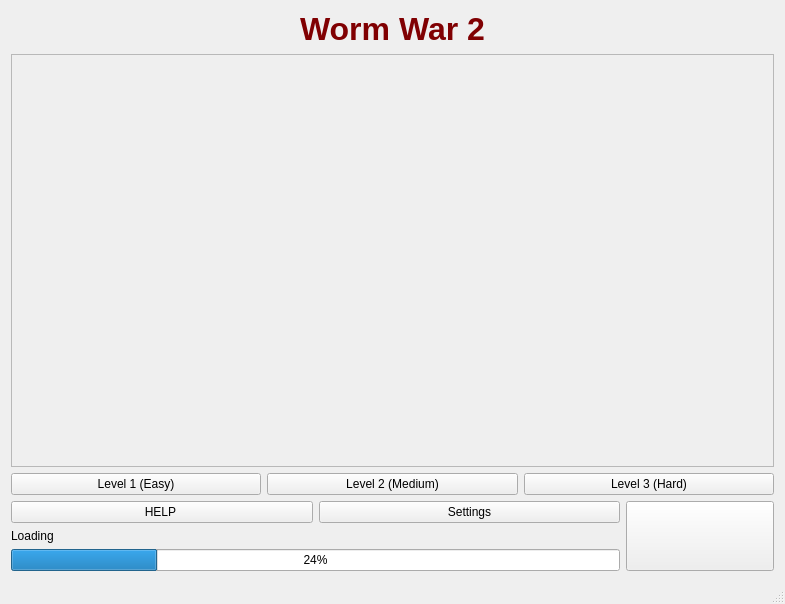
<?xml version="1.0" encoding="UTF-8"?>
<ui version="4.0">
 <class>MainWindow</class>
 <widget class="QMainWindow" name="MainWindow">
  <property name="geometry">
   <rect>
    <x>0</x>
    <y>0</y>
    <width>785</width>
    <height>604</height>
   </rect>
  </property>
  <property name="windowTitle">
   <string>MainWindow</string>
  </property>
  <property name="styleSheet">
   <string notr="true">background-color: rgb(102, 204, 255)0 0 0 0 stretch stretch</string>
  </property>
  <widget class="QWidget" name="centralWidget">
   <layout class="QGridLayout" name="gridLayout_6">
    <item row="3" column="0">
     <widget class="QFrame" name="frame">
      <property name="sizePolicy">
       <sizepolicy hsizetype="Expanding" vsizetype="Expanding">
        <horstretch>0</horstretch>
        <verstretch>0</verstretch>
       </sizepolicy>
      </property>
      <property name="styleSheet">
       <string notr="true">border-image:url(:/Images/menu/ww2.png) 0 0 0 0 stretch stretch </string>
      </property>
      <property name="frameShape">
       <enum>QFrame::StyledPanel</enum>
      </property>
      <property name="frameShadow">
       <enum>QFrame::Raised</enum>
      </property>
     </widget>
    </item>
    <item row="4" column="0">
     <layout class="QGridLayout" name="gridLayout_4">
      <item row="0" column="4">
       <widget class="QPushButton" name="Easy">
        <property name="text">
         <string>Level 1 (Easy)</string>
        </property>
       </widget>
      </item>
      <item row="0" column="6">
       <widget class="QPushButton" name="Hard">
        <property name="sizePolicy">
         <sizepolicy hsizetype="Minimum" vsizetype="Maximum">
          <horstretch>0</horstretch>
          <verstretch>0</verstretch>
         </sizepolicy>
        </property>
        <property name="text">
         <string>Level 3 (Hard)</string>
        </property>
       </widget>
      </item>
      <item row="0" column="5">
       <widget class="QPushButton" name="Medium">
        <property name="text">
         <string>Level 2 (Medium)</string>
        </property>
       </widget>
      </item>
     </layout>
    </item>
    <item row="0" column="0">
     <widget class="QLabel" name="label">
      <property name="text">
       <string>&lt;html&gt;&lt;head/&gt;&lt;body&gt;&lt;p align=&quot;center&quot;&gt;&lt;span style=&quot; font-size:24pt; font-weight:600; color:#800002;&quot;&gt;Worm War 2&lt;/span&gt;&lt;/p&gt;&lt;/body&gt;&lt;/html&gt;</string>
      </property>
     </widget>
    </item>
    <item row="5" column="0">
     <layout class="QGridLayout" name="gridLayout_5">
      <item row="0" column="1" colspan="2">
       <widget class="QPushButton" name="Help">
        <property name="sizePolicy">
         <sizepolicy hsizetype="Minimum" vsizetype="Minimum">
          <horstretch>0</horstretch>
          <verstretch>0</verstretch>
         </sizepolicy>
        </property>
        <property name="styleSheet">
         <string notr="true"/>
        </property>
        <property name="text">
         <string>HELP </string>
        </property>
       </widget>
      </item>
      <item row="1" column="1">
       <widget class="QLabel" name="loadinglable">
        <property name="text">
         <string>Loading</string>
        </property>
       </widget>
      </item>
      <item row="2" column="1" colspan="4">
       <widget class="QProgressBar" name="progressBar">
        <property name="value">
         <number>24</number>
        </property>
       </widget>
      </item>
      <item row="0" column="3" colspan="2">
       <widget class="QPushButton" name="Settings">
        <property name="text">
         <string>Settings</string>
        </property>
       </widget>
      </item>
      <item row="0" column="6" rowspan="3">
       <widget class="QPushButton" name="quitButton">
        <property name="sizePolicy">
         <sizepolicy hsizetype="Minimum" vsizetype="Expanding">
          <horstretch>0</horstretch>
          <verstretch>0</verstretch>
         </sizepolicy>
        </property>
        <property name="styleSheet">
         <string notr="true">border-image: url(:/Images/menu/quit_button.png)</string>
        </property>
        <property name="text">
         <string/>
        </property>
       </widget>
      </item>
     </layout>
    </item>
   </layout>
  </widget>
  <widget class="QStatusBar" name="statusBar"/>
 </widget>
 <layoutdefault spacing="6" margin="11"/>
 <resources/>
 <connections/>
</ui>
